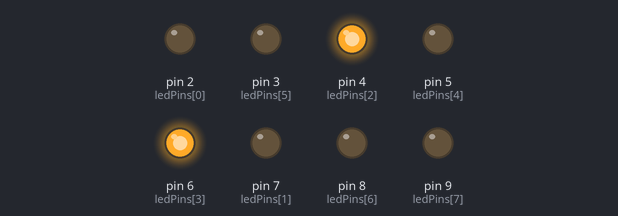
The sketch below on a simulated Arduino Uno, built with avr-gcc and run on an emulated ATmega328P. On the bench: output pins drawn as LEDs (lit = HIGH).

Above: at 0.1 s.
At 4.1 s:
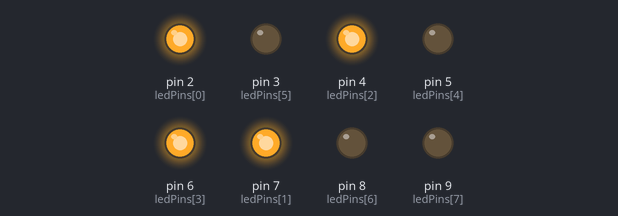
At 8.1 s:
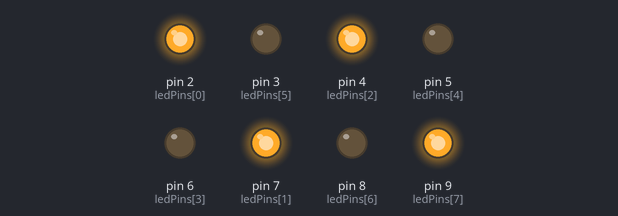
At 18.1 s:
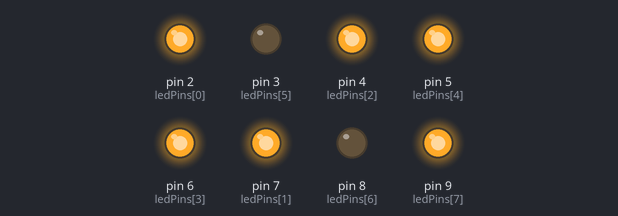
At 30.1 s:
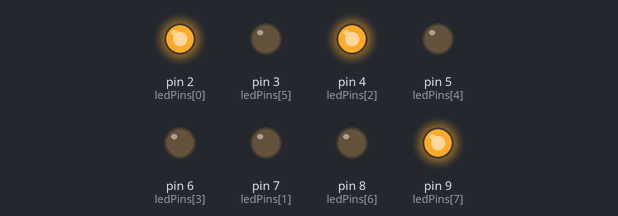
At 39.1 s:
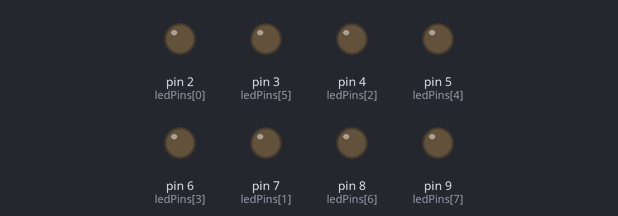
Timing chart, 0 to 40.0 s (numbered marks = the images above):
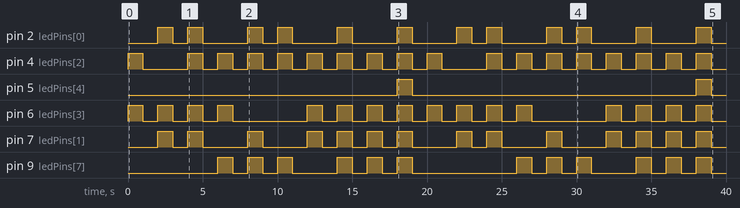

The sketch:

_7SegCountToTen.pde
```cpp
/* Blink without Delay

 Turns on and off a light emitting diode(LED) connected to a digital
 pin, without using the delay() function.  This means that other code
 can run at the same time without being interrupted by the LED code.

  The circuit:
 * LED attached from pin 13 to ground.
 * Note: on most Arduinos, there is already an LED on the board
 that's attached to pin 13, so no hardware is needed for this example.


 created 2005
 by David A. Mellis
 modified 17 Jun 2009
 by Tom Igoe

 http://www.arduino.cc/en/Tutorial/BlinkWithoutDelay
 */


 int timer = 1000;           // The higher the number, the slower the timing.
 int ledPins[] = {
   2, 7, 4, 6, 5, 3, 8, 9 };       // an array of pin numbers to which LEDs are attached
 int pinCount =8;           // the number of pins (i.e. the length of the array)
 void setup() {
   int thisPin;
   // the array elements are numbered from 0 to (pinCount - 1).
   // use a for loop to initialize each pin as an output:
   for (int thisPin = 0; thisPin < pinCount; thisPin++)  {
     pinMode(ledPins[thisPin], OUTPUT);
   }
 }
void loop()
{
 //one
  digitalWrite(6 , HIGH);
  digitalWrite(4, HIGH);
  delay(timer);
  digitalWrite(6 , LOW);
  digitalWrite(4, LOW);
  delay(timer);
//two
  digitalWrite(7 , HIGH);
  digitalWrite(6, HIGH);
    digitalWrite(10 , HIGH);
  digitalWrite(1, HIGH);
    digitalWrite(2 , HIGH);
  delay(timer);
     digitalWrite(7 , LOW  );
  digitalWrite(6, LOW );
    digitalWrite(10 , LOW );
  digitalWrite(1, LOW );
    digitalWrite(2 , LOW);

  delay(timer);
 //three

    digitalWrite(7 , HIGH);
  digitalWrite(6, HIGH);
    digitalWrite(10 , HIGH);
  digitalWrite(4, HIGH);
    digitalWrite(2 , HIGH);
  delay(timer);
     digitalWrite(7 , LOW  );
  digitalWrite(6, LOW );
    digitalWrite(10 , LOW );
  digitalWrite(4, LOW );
    digitalWrite(2 , LOW);

  delay(timer);
//four
      digitalWrite(9 , HIGH);
  digitalWrite(6, HIGH);
    digitalWrite(10 , HIGH);
  digitalWrite(4, HIGH);

  delay(timer);
     digitalWrite(9 , LOW  );
  digitalWrite(6, LOW );
    digitalWrite(10 , LOW );
  digitalWrite(4, LOW );


  delay(timer);

 //five

     digitalWrite(7 , HIGH);
  digitalWrite(9, HIGH);
    digitalWrite(10 , HIGH);
  digitalWrite(4, HIGH);
    digitalWrite(2 , HIGH);
  delay(timer);
     digitalWrite(7 , LOW  );
  digitalWrite(9, LOW );
    digitalWrite(10 , LOW );
  digitalWrite(4, LOW );
    digitalWrite(2 , LOW);

  delay(timer);

 //six


      digitalWrite(1 , HIGH);
  digitalWrite(9, HIGH);
    digitalWrite(10 , HIGH);
  digitalWrite(4, HIGH);
    digitalWrite(2 , HIGH);
  delay(timer);
     digitalWrite(1 , LOW  );
  digitalWrite(9, LOW );
    digitalWrite(10 , LOW );
  digitalWrite(4, LOW );
    digitalWrite(2 , LOW);

  delay(timer);

  //seven


    digitalWrite(7 , HIGH);
  digitalWrite(4, HIGH);
    digitalWrite(6 , HIGH);
  delay(timer);

    digitalWrite(7 , LOW );
  digitalWrite(4, LOW );
    digitalWrite(6 , LOW);

  delay(timer);


 //eight
      digitalWrite(1 , HIGH);
  digitalWrite(9, HIGH);
    digitalWrite(7 , HIGH);
  digitalWrite(4, HIGH);
    digitalWrite(6, HIGH);
    digitalWrite(2 , HIGH);
  delay(timer);
     digitalWrite(1 , LOW  );
  digitalWrite(9, LOW );
    digitalWrite(7 , LOW );
        digitalWrite(6 , LOW );
  digitalWrite(4, LOW );
    digitalWrite(2 , LOW);

  delay(timer);


  //nine
      digitalWrite(10 , HIGH);
  digitalWrite(9, HIGH);
    digitalWrite(7 , HIGH);
  digitalWrite(4, HIGH);
    digitalWrite(6, HIGH);

  delay(timer);
     digitalWrite(10 , LOW  );
  digitalWrite(9, LOW );
    digitalWrite(7 , LOW );
        digitalWrite(6 , LOW );
  digitalWrite(4, LOW );


  delay(timer);

    //zero
      digitalWrite(1 , HIGH);
  digitalWrite(9, HIGH);
    digitalWrite(7 , HIGH);
  digitalWrite(4, HIGH);
    digitalWrite(6, HIGH);
   digitalWrite(2, HIGH);
         digitalWrite(5 , HIGH);
  delay(timer);
     digitalWrite(1 , LOW  );
  digitalWrite(9, LOW );
    digitalWrite(7 , LOW );
        digitalWrite(6 , LOW );
  digitalWrite(4, LOW );
   digitalWrite(2, LOW );
    digitalWrite(5, LOW );
  delay(timer);

  }
```

Measured:
- by itself, pin 2 (ledPins[0]): LOW → HIGH at 2.0 s, → LOW 1.0 s later, → HIGH 1.0 s later, → LOW 1.0 s later, … (24 changes in this stretch)
- by itself, pin 4 (ledPins[2]): LOW → HIGH at 0.00 s, → LOW 1.0 s later, → HIGH 3.0 s later, → LOW 1.0 s later, … (36 changes in this stretch)
- by itself, pin 5 (ledPins[4]): alternates HIGH for 1.0 s and LOW for 19.0 s
- by itself, pin 6 (ledPins[3]): LOW → HIGH at 0.00 s, → LOW 1.0 s later, → HIGH 1.0 s later, → LOW 1.0 s later, … (32 changes in this stretch)
- by itself, pin 7 (ledPins[1]): LOW → HIGH at 2.0 s, → LOW 1.0 s later, → HIGH 1.0 s later, → LOW 1.0 s later, … (28 changes in this stretch)
- by itself, pin 9 (ledPins[7]): LOW → HIGH at 6.0 s, → LOW 1.0 s later, → HIGH 1.0 s later, → LOW 1.0 s later, … (24 changes in this stretch)
